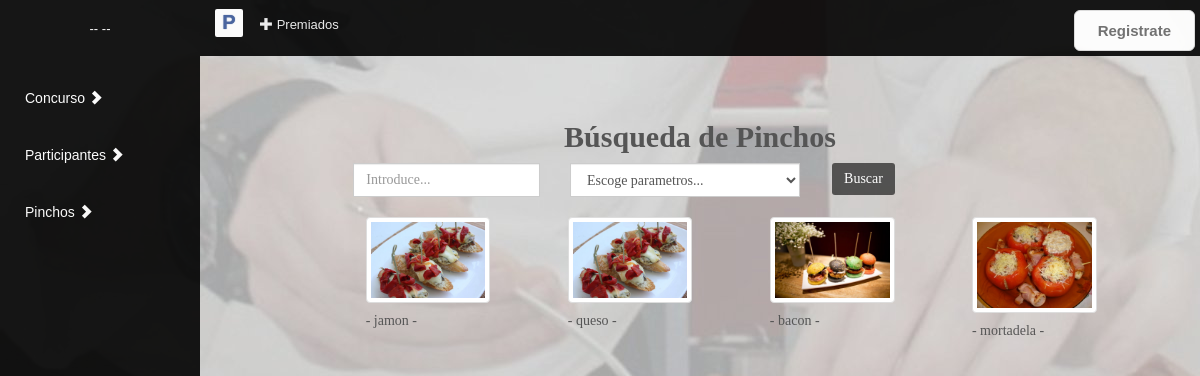
/index.php?controller=pincho&action=busquedaPincho, run on an earlier commit of the app's database.
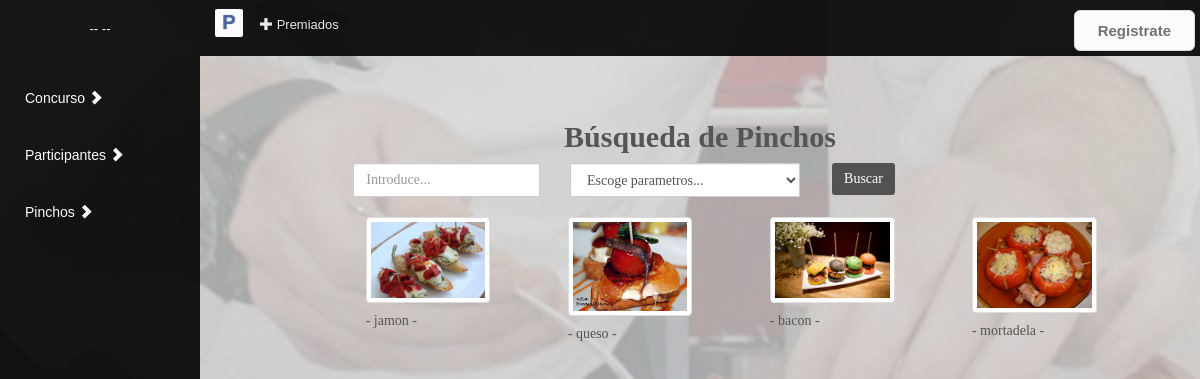
And on a later commit of the database.
### tables this page shows
CREATE TABLE IF NOT EXISTS `pincho` (
  `idPi` INT NOT NULL,
  `nombrePi` VARCHAR(45) NOT NULL,
  `precioPi` INT NOT NULL,
  `ingredientesPi` VARCHAR(255) NOT NULL,
  `cocineroPi` VARCHAR(45) NOT NULL,
  `numvotosPopPi` INT NOT NULL,
  `numvotosProfPi` DOUBLE NOT NULL,
  `fotoPi` VARCHAR(45) NOT NULL,
  `estadoPi` TINYINT(1) NOT NULL comment '1=activo, 0=inactivo',
  `participanteEmail` VARCHAR(45) NOT NULL,
  `numvotePi` VARCHAR(45) NOT NULL,
  PRIMARY KEY (`idPi`),
  FOREIGN KEY (`participanteEmail`) REFERENCES `participante` (`usuarioEmail`)
  );

### src/core/ViewManager.php (called while the page is built, shortened)
<?php
class ViewManager {
  private $variables = array();
  public function setVariable($varname, $value, $flash=false) {
    $this->variables[$varname] = $value;
  }
  public function getVariable($varname, $default=NULL) {
    if (!isset($this->variables[$varname])) {
      return $default;
    }
    return $this->variables[$varname];
  }
  public function render($controller, $viewname) {
    include(__DIR__."/../view/$controller/$viewname.php");
  }
  private static $viewmanager_singleton = NULL;
  public static function getInstance() {
    if (self::$viewmanager_singleton == null) {
      self::$viewmanager_singleton = new ViewManager();
    }
    return self::$viewmanager_singleton;
  }
}

### src/index.php (called while the page is built, shortened)
<?php
function run() {
  try {
    $controller = loadController($_GET["controller"]);
    $actionName = $_GET["action"];
    $controller->$actionName();
  } catch(Exception $ex) {
    die("An exception occured!!!!!".$ex->getMessage());
  }
}
function loadController($controllerName) {
  return new $controllerClassName();
}
run();
?>

### src/model/Pincho.php (called while the page is built, shortened)
<?php
class Pincho {
  private $idPi;
  private $nombrePi;
  private $fotoPi;
  public function __construct($idPi=NULL,
  $nombrePi=NULL,
  $precioPi=NULL,
  $ingredientesPi=NULL,
  $cocineroPi=NULL,
  $numvotosPopPi=NULL,
  $numvotosProfPi=NULL,
  $fotoPi=NULL,
  $fotoPiSize=NULL,
  $estadoPi=NULL,
  $ParticipanteEmail=NULL,
  $numvotePi=NULL) {
    $this->idPi = $idPi;
    $this->nombrePi = $nombrePi;
    $this->fotoPi = $fotoPi;
  }
  public function getIdPi() {
    return $this->idPi;
  }
  public function getNombrePi() {
    return $this->nombrePi;
  }
  public function getFotoPi() {
    return $this->fotoPi;
  }
  public function listarPiActivos(){
    $activo = "1";
    $db = PDOConnection::getInstance();
    $stmt = $db->prepare("SELECT * FROM pincho where estadoPi=?");
    $stmt->execute(array(($activo)));
    $pinchos_db=$stmt->fetchAll(PDO::FETCH_ASSOC);
    $pinchos=array();
    foreach ($pinchos_db as $pincho) {
      array_push($pinchos, new Pincho($pincho["idPi"],
      $pincho["nombrePi"],
      $pincho["precioPi"],
      $pincho["ingredientesPi"],
      $pincho["cocineroPi"],
      $pincho["numvotosPopPi"],
      $pincho["numvotosProfPi"],
      $pincho["fotoPi"],
      0,
      $pincho["estadoPi"],
      $pincho["participanteEmail"],
      $pincho["numvotePi"]));
    }
    return $pinchos;
  }
}

### src/view/vistas/buscarPinchos.php (the view, shortened to what this page needs)
<?php
include(__DIR__."/../layouts/inicio.php");
require_once(__DIR__."/../../core/ViewManager.php");
$view = ViewManager::getInstance();
$view->setVariable("title", "Login");
$pinchos = $view->getVariable("pinchos");
?>
<div class="margensup" >
	<div class="column col-lg-10 col-md-10 col-sm-12 col-xs-12 col-md-offset-1" >
		<div class="modalbox movedown">
			<div class="row">
				<h2 class="alineado">Búsqueda de Pinchos</h2>
			</div>
			<ul>
				<div class="col-lg-12">
					<div class="input-group">
						<form class="form-horizontal" role="form" method="POST" action="index.php?controller=pincho&action=busquedaPincho">
								<div class="form-group separarformulario">
									<div class="col-lg-5 col-md-5 col-sm-12 col-xs-12">
										<input class="form-control" placeholder="Introduce..." name="parametro">
									</div>
									<div class="col-lg-6 col-md-6 col-sm-12 col-xs-12">
									<select class="form-control" name="tipo">
										<option value="N">Escoge parametros...</option>
									</select>
									</div>
									<div class="col-lg-1 col-md-1 col-sm-12 col-xs-12">
										<input type="submit" class="btn btn-default col-md-offset-2" value = "Buscar">
								</div>
								</div>
						</form>
				</div>
			</div>
		</ul>
		<ul class= "list-inline ">
			<?php
			foreach ($pinchos as $pincho):?>
			<li class= "column col-lg-2 col-md-2 col-sm-4 col-xs-4 col-md-offset-1">
				<a href="index.php?controller=pincho&action=consultaPincho&idPi= <?=$pincho->getIdPi();?>">
					<img src= "<?=$pincho->getFotoPi()?>" alt="Imagen del Pincho" class="img-thumbnail img-responsive">
				</a>
				<div class="caption">
					<h5>- <?=$pincho->getNombrePi()?> -</h5>
				</div>
			</li>
		<?php endforeach;?>
		</ul>
	</div>
</div>
</div>
<?php
include(__DIR__."../../layouts/pie.php");
?>

What changed in the data, as far as the page shows it:
changed pincho "queso": fotoPi: a different picture
